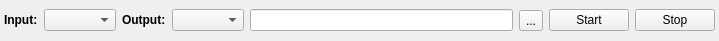
<?xml version="1.0" encoding="UTF-8"?>
<ui version="4.0">
 <class>ExtractorScannerView</class>
 <widget class="QWidget" name="ExtractorScannerView">
  <property name="geometry">
   <rect>
    <x>0</x>
    <y>0</y>
    <width>719</width>
    <height>41</height>
   </rect>
  </property>
  <property name="windowTitle">
   <string>Form</string>
  </property>
  <layout class="QHBoxLayout" name="horizontalLayout">
   <property name="leftMargin">
    <number>4</number>
   </property>
   <property name="topMargin">
    <number>4</number>
   </property>
   <property name="rightMargin">
    <number>4</number>
   </property>
   <property name="bottomMargin">
    <number>4</number>
   </property>
   <item>
    <widget class="QLabel" name="label">
     <property name="sizePolicy">
      <sizepolicy hsizetype="Preferred" vsizetype="Maximum">
       <horstretch>0</horstretch>
       <verstretch>0</verstretch>
      </sizepolicy>
     </property>
     <property name="font">
      <font>
       <weight>75</weight>
       <bold>true</bold>
      </font>
     </property>
     <property name="text">
      <string>Input:</string>
     </property>
    </widget>
   </item>
   <item>
    <widget class="QComboBox" name="comboBoxInputType"/>
   </item>
   <item>
    <widget class="QLabel" name="label_2">
     <property name="sizePolicy">
      <sizepolicy hsizetype="Preferred" vsizetype="Maximum">
       <horstretch>0</horstretch>
       <verstretch>0</verstretch>
      </sizepolicy>
     </property>
     <property name="font">
      <font>
       <weight>75</weight>
       <bold>true</bold>
      </font>
     </property>
     <property name="text">
      <string>Output:</string>
     </property>
    </widget>
   </item>
   <item>
    <widget class="QComboBox" name="comboBoxOutputType"/>
   </item>
   <item>
    <widget class="QLineEdit" name="lineEditTarget"/>
   </item>
   <item>
    <widget class="QToolButton" name="buttonMultipleTargets">
     <property name="text">
      <string>...</string>
     </property>
    </widget>
   </item>
   <item>
    <widget class="QPushButton" name="buttonStart">
     <property name="text">
      <string>Start</string>
     </property>
    </widget>
   </item>
   <item>
    <widget class="QPushButton" name="buttonStop">
     <property name="text">
      <string>Stop</string>
     </property>
    </widget>
   </item>
  </layout>
 </widget>
 <resources/>
 <connections/>
</ui>
